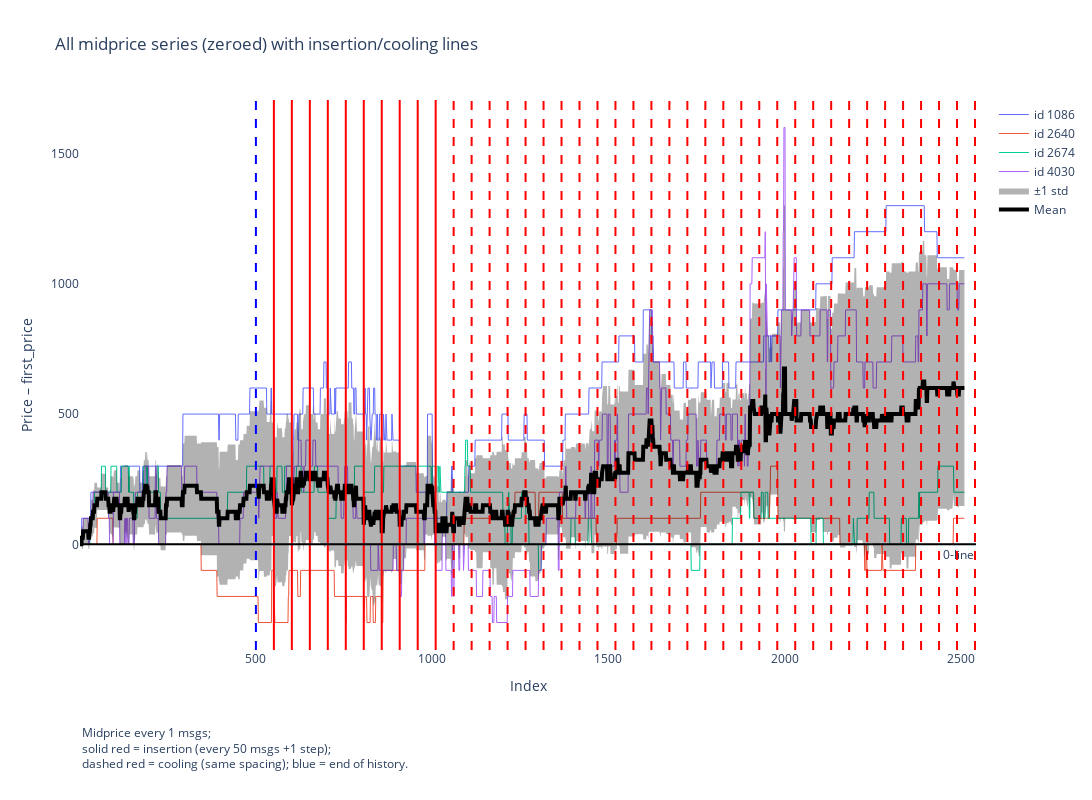

Here is the notebook cell this chart was saved with:
### Code cell
fig, mean_series, std_series = plot_midprice_series_with_mean_std(
    merged=merged,
    all_series=all_series,
    x=x,
    hist_steps=hist_steps,
    gen_block=gen_block,
    num_insertions=num_insertions,
    num_coolings=num_coolings,
    n_gen_msgs=n_gen_msgs,
    midprice_step_size=midprice_step_size,
)
fig.show()

### Figure 1 — Plotly figure (JSON) as saved in the notebook; plotly's stock layout.template omitted (floating-point values rounded to 4 significant figures; data arrays with more than 128 entries replaced by an {"elided": "..."} marker saying what was removed)
{"data": [{"hoverinfo": "skip", "line": {"width": 1}, "mode": "lines", "name": "id 1086", "opacity": 1, "type": "scatter", "x": {"elided": "2510 int values"}, "y": {"elided": "2510 int values"}}, {"hoverinfo": "skip", "line": {"width": 1}, "mode": "lines", "name": "id 2640", "opacity": 1, "type": "scatter", "x": {"elided": "2510 int values"}, "y": {"elided": "2510 int values"}}, {"hoverinfo": "skip", "line": {"width": 1}, "mode": "lines", "name": "id 2674", "opacity": 1, "type": "scatter", "x": {"elided": "2510 int values"}, "y": {"elided": "2510 int values"}}, {"hoverinfo": "skip", "line": {"width": 1}, "mode": "lines", "name": "id 4030", "opacity": 1, "type": "scatter", "x": {"elided": "2510 int values"}, "y": {"elided": "2510 int values"}}, {"fill": "toself", "fillcolor": "rgba(0,0,0,0.3)", "hoverinfo": "skip", "line": {"color": "rgba(0,0,0,0)"}, "name": "±1 std", "showlegend": true, "type": "scatter", "x": {"elided": "5020 int values"}, "y": {"elided": "5020 float values"}}, {"line": {"color": "black", "width": 4}, "mode": "lines", "name": "Mean", "type": "scatter", "x": {"elided": "2510 int values"}, "y": {"elided": "2510 float values"}}], "layout": {"annotations": [{"showarrow": false, "text": "0-line", "x": 1, "xanchor": "right", "xref": "x domain", "y": 0, "yanchor": "top", "yref": "y"}, {"align": "left", "showarrow": false, "text": "Midprice every 1 msgs;<br>solid red = insertion (every 50 msgs +1 step);<br>dashed red = cooling (same spacing); blue = end of history.", "x": 0, "xref": "paper", "y": -0.225, "yref": "paper"}], "height": 800, "hovermode": "x unified", "margin": {"b": 150}, "shapes": [{"line": {"color": "blue", "dash": "dash", "width": 2}, "type": "line", "x0": 500, "x1": 500, "xref": "x", "y0": 0, "y1": 1, "yref": "y domain"}, {"line": {"color": "red", "dash": "solid", "width": 2}, "type": "line", "x0": 551, "x1": 551, "xref": "x", "y0": 0, "y1": 1, "yref": "y domain"}, {"line": {"color": "red", "dash": "solid", "width": 2}, "type": "line", "x0": 602, "x1": 602, "xref": "x", "y0": 0, "y1": 1, "yref": "y domain"}, {"line": {"color": "red", "dash": "solid", "width": 2}, "type": "line", "x0": 653, "x1": 653, "xref": "x", "y0": 0, "y1": 1, "yref": "y domain"}, {"line": {"color": "red", "dash": "solid", "width": 2}, "type": "line", "x0": 704, "x1": 704, "xref": "x", "y0": 0, "y1": 1, "yref": "y domain"}, {"line": {"color": "red", "dash": "solid", "width": 2}, "type": "line", "x0": 755, "x1": 755, "xref": "x", "y0": 0, "y1": 1, "yref": "y domain"}, {"line": {"color": "red", "dash": "solid", "width": 2}, "type": "line", "x0": 806, "x1": 806, "xref": "x", "y0": 0, "y1": 1, "yref": "y domain"}, {"line": {"color": "red", "dash": "solid", "width": 2}, "type": "line", "x0": 857, "x1": 857, "xref": "x", "y0": 0, "y1": 1, "yref": "y domain"}, {"line": {"color": "red", "dash": "solid", "width": 2}, "type": "line", "x0": 908, "x1": 908, "xref": "x", "y0": 0, "y1": 1, "yref": "y domain"}, {"line": {"color": "red", "dash": "solid", "width": 2}, "type": "line", "x0": 959, "x1": 959, "xref": "x", "y0": 0, "y1": 1, "yref": "y domain"}, {"line": {"color": "red", "dash": "solid", "width": 2}, "type": "line", "x0": 1010, "x1": 1010, "xref": "x", "y0": 0, "y1": 1, "yref": "y domain"}, {"line": {"color": "red", "dash": "dash", "width": 2}, "type": "line", "x0": 1061, "x1": 1061, "xref": "x", "y0": 0, "y1": 1, "yref": "y domain"}, {"line": {"color": "red", "dash": "dash", "width": 2}, "type": "line", "x0": 1112, "x1": 1112, "xref": "x", "y0": 0, "y1": 1, "yref": "y domain"}, {"line": {"color": "red", "dash": "dash", "width": 2}, "type": "line", "x0": 1163, "x1": 1163, "xref": "x", "y0": 0, "y1": 1, "yref": "y domain"}, {"line": {"color": "red", "dash": "dash", "width": 2}, "type": "line", "x0": 1214, "x1": 1214, "xref": "x", "y0": 0, "y1": 1, "yref": "y domain"}, {"line": {"color": "red", "dash": "dash", "width": 2}, "type": "line", "x0": 1265, "x1": 1265, "xref": "x", "y0": 0, "y1": 1, "yref": "y domain"}, {"line": {"color": "red", "dash": "dash", "width": 2}, "type": "line", "x0": 1316, "x1": 1316, "xref": "x", "y0": 0, "y1": 1, "yref": "y domain"}, {"line": {"color": "red", "dash": "dash", "width": 2}, "type": "line", "x0": 1367, "x1": 1367, "xref": "x", "y0": 0, "y1": 1, "yref": "y domain"}, {"line": {"color": "red", "dash": "dash", "width": 2}, "type": "line", "x0": 1418, "x1": 1418, "xref": "x", "y0": 0, "y1": 1, "yref": "y domain"}, {"line": {"color": "red", "dash": "dash", "width": 2}, "type": "line", "x0": 1469, "x1": 1469, "xref": "x", "y0": 0, "y1": 1, "yref": "y domain"}, {"line": {"color": "red", "dash": "dash", "width": 2}, "type": "line", "x0": 1520, "x1": 1520, "xref": "x", "y0": 0, "y1": 1, "yref": "y domain"}, {"line": {"color": "red", "dash": "dash", "width": 2}, "type": "line", "x0": 1571, "x1": 1571, "xref": "x", "y0": 0, "y1": 1, "yref": "y domain"}, {"line": {"color": "red", "dash": "dash", "width": 2}, "type": "line", "x0": 1622, "x1": 1622, "xref": "x", "y0": 0, "y1": 1, "yref": "y domain"}, {"line": {"color": "red", "dash": "dash", "width": 2}, "type": "line", "x0": 1673, "x1": 1673, "xref": "x", "y0": 0, "y1": 1, "yref": "y domain"}, {"line": {"color": "red", "dash": "dash", "width": 2}, "type": "line", "x0": 1724, "x1": 1724, "xref": "x", "y0": 0, "y1": 1, "yref": "y domain"}, {"line": {"color": "red", "dash": "dash", "width": 2}, "type": "line", "x0": 1775, "x1": 1775, "xref": "x", "y0": 0, "y1": 1, "yref": "y domain"}, {"line": {"color": "red", "dash": "dash", "width": 2}, "type": "line", "x0": 1826, "x1": 1826, "xref": "x", "y0": 0, "y1": 1, "yref": "y domain"}, {"line": {"color": "red", "dash": "dash", "width": 2}, "type": "line", "x0": 1877, "x1": 1877, "xref": "x", "y0": 0, "y1": 1, "yref": "y domain"}, {"line": {"color": "red", "dash": "dash", "width": 2}, "type": "line", "x0": 1928, "x1": 1928, "xref": "x", "y0": 0, "y1": 1, "yref": "y domain"}, {"line": {"color": "red", "dash": "dash", "width": 2}, "type": "line", "x0": 1979, "x1": 1979, "xref": "x", "y0": 0, "y1": 1, "yref": "y domain"}, {"line": {"color": "red", "dash": "dash", "width": 2}, "type": "line", "x0": 2030, "x1": 2030, "xref": "x", "y0": 0, "y1": 1, "yref": "y domain"}, {"line": {"color": "red", "dash": "dash", "width": 2}, "type": "line", "x0": 2081, "x1": 2081, "xref": "x", "y0": 0, "y1": 1, "yref": "y domain"}, {"line": {"color": "red", "dash": "dash", "width": 2}, "type": "line", "x0": 2132, "x1": 2132, "xref": "x", "y0": 0, "y1": 1, "yref": "y domain"}, {"line": {"color": "red", "dash": "dash", "width": 2}, "type": "line", "x0": 2183, "x1": 2183, "xref": "x", "y0": 0, "y1": 1, "yref": "y domain"}, {"line": {"color": "red", "dash": "dash", "width": 2}, "type": "line", "x0": 2234, "x1": 2234, "xref": "x", "y0": 0, "y1": 1, "yref": "y domain"}, {"line": {"color": "red", "dash": "dash", "width": 2}, "type": "line", "x0": 2285, "x1": 2285, "xref": "x", "y0": 0, "y1": 1, "yref": "y domain"}, {"line": {"color": "red", "dash": "dash", "width": 2}, "type": "line", "x0": 2336, "x1": 2336, "xref": "x", "y0": 0, "y1": 1, "yref": "y domain"}, {"line": {"color": "red", "dash": "dash", "width": 2}, "type": "line", "x0": 2387, "x1": 2387, "xref": "x", "y0": 0, "y1": 1, "yref": "y domain"}, {"line": {"color": "red", "dash": "dash", "width": 2}, "type": "line", "x0": 2438, "x1": 2438, "xref": "x", "y0": 0, "y1": 1, "yref": "y domain"}, {"line": {"color": "red", "dash": "dash", "width": 2}, "type": "line", "x0": 2489, "x1": 2489, "xref": "x", "y0": 0, "y1": 1, "yref": "y domain"}, {"line": {"color": "red", "dash": "dash", "width": 2}, "type": "line", "x0": 2540, "x1": 2540, "xref": "x", "y0": 0, "y1": 1, "yref": "y domain"}, {"line": {"color": "black", "dash": "solid", "width": 2}, "type": "line", "x0": 0, "x1": 1, "xref": "x domain", "y0": 0, "y1": 0, "yref": "y"}], "title": {"text": "All midprice series (zeroed) with insertion/cooling lines"}, "width": 1200, "xaxis": {"showgrid": false, "title": {"text": "Index"}}, "yaxis": {"showgrid": false, "title": {"text": "Price – first_price"}}}}
